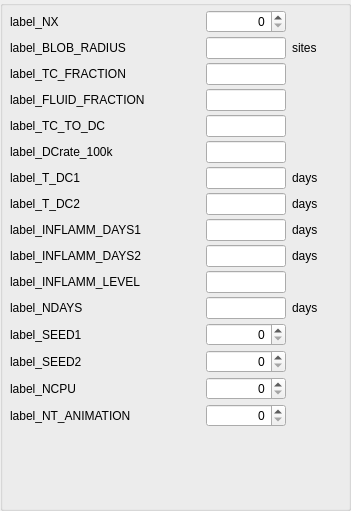
           <widget class="QGroupBox" name="groupBox_run">
            <property name="geometry">
             <rect>
              <x>10</x>
              <y>10</y>
              <width>351</width>
              <height>511</height>
             </rect>
            </property>
            <property name="sizePolicy">
             <sizepolicy hsizetype="Preferred" vsizetype="Preferred">
              <horstretch>0</horstretch>
              <verstretch>0</verstretch>
             </sizepolicy>
            </property>
            <property name="title">
             <string/>
            </property>
            <widget class="QWidget" name="layoutWidget">
             <property name="geometry">
              <rect>
               <x>10</x>
               <y>10</y>
               <width>321</width>
               <height>488</height>
              </rect>
             </property>
             <layout class="QGridLayout" name="gridLayout_4">
              <property name="sizeConstraint">
               <enum>QLayout::SetFixedSize</enum>
              </property>
              <property name="verticalSpacing">
               <number>4</number>
              </property>
              <item row="0" column="0">
               <widget class="QMyLabel" name="label_NX">
                <property name="text">
                 <string>label_NX</string>
                </property>
                <property name="wordWrap">
                 <bool>false</bool>
                </property>
               </widget>
              </item>
              <item row="0" column="1">
               <spacer name="horizontalSpacer_12">
                <property name="orientation">
                 <enum>Qt::Horizontal</enum>
                </property>
                <property name="sizeHint" stdset="0">
                 <size>
                  <width>40</width>
                  <height>13</height>
                 </size>
                </property>
               </spacer>
              </item>
              <item row="0" column="2">
               <widget class="QSpinBox" name="spin_NX">
                <property name="sizePolicy">
                 <sizepolicy hsizetype="Minimum" vsizetype="Fixed">
                  <horstretch>0</horstretch>
                  <verstretch>0</verstretch>
                 </sizepolicy>
                </property>
                <property name="maximumSize">
                 <size>
                  <width>80</width>
                  <height>16777215</height>
                 </size>
                </property>
                <property name="alignment">
                 <set>Qt::AlignRight|Qt::AlignTrailing|Qt::AlignVCenter</set>
                </property>
                <property name="maximum">
                 <number>999999999</number>
                </property>
               </widget>
              </item>
              <item row="1" column="0">
               <widget class="QMyLabel" name="label_BLOB_RADIUS">
                <property name="text">
                 <string>label_BLOB_RADIUS</string>
                </property>
                <property name="wordWrap">
                 <bool>false</bool>
                </property>
               </widget>
              </item>
              <item row="1" column="1">
               <spacer name="horizontalSpacer_13">
                <property name="orientation">
                 <enum>Qt::Horizontal</enum>
                </property>
                <property name="sizeHint" stdset="0">
                 <size>
                  <width>40</width>
                  <height>13</height>
                 </size>
                </property>
               </spacer>
              </item>
              <item row="1" column="2">
               <widget class="QLineEdit" name="line_BLOB_RADIUS">
                <property name="sizePolicy">
                 <sizepolicy hsizetype="Expanding" vsizetype="Maximum">
                  <horstretch>0</horstretch>
                  <verstretch>0</verstretch>
                 </sizepolicy>
                </property>
                <property name="maximumSize">
                 <size>
                  <width>80</width>
                  <height>16777215</height>
                 </size>
                </property>
                <property name="alignment">
                 <set>Qt::AlignRight|Qt::AlignTrailing|Qt::AlignVCenter</set>
                </property>
               </widget>
              </item>
              <item row="2" column="0">
               <widget class="QMyLabel" name="label_TC_FRACTION">
                <property name="text">
                 <string>label_TC_FRACTION</string>
                </property>
                <property name="wordWrap">
                 <bool>false</bool>
                </property>
               </widget>
              </item>
              <item row="2" column="1">
               <spacer name="horizontalSpacer_14">
                <property name="orientation">
                 <enum>Qt::Horizontal</enum>
                </property>
                <property name="sizeHint" stdset="0">
                 <size>
                  <width>38</width>
                  <height>17</height>
                 </size>
                </property>
               </spacer>
              </item>
              <item row="2" column="2">
               <widget class="QLineEdit" name="line_TC_FRACTION">
                <property name="sizePolicy">
                 <sizepolicy hsizetype="Expanding" vsizetype="Maximum">
                  <horstretch>0</horstretch>
                  <verstretch>0</verstretch>
                 </sizepolicy>
                </property>
                <property name="maximumSize">
                 <size>
                  <width>80</width>
                  <height>16777215</height>
                 </size>
                </property>
                <property name="alignment">
                 <set>Qt::AlignRight|Qt::AlignTrailing|Qt::AlignVCenter</set>
                </property>
               </widget>
              </item>
              <item row="3" column="1">
               <spacer name="horizontalSpacer_15">
                <property name="orientation">
                 <enum>Qt::Horizontal</enum>
                </property>
                <property name="sizeHint" stdset="0">
                 <size>
                  <width>40</width>
                  <height>13</height>
                 </size>
                </property>
               </spacer>
              </item>
              <item row="3" column="2">
               <widget class="QLineEdit" name="line_FLUID_FRACTION">
                <property name="sizePolicy">
                 <sizepolicy hsizetype="Expanding" vsizetype="Maximum">
                  <horstretch>0</horstretch>
                  <verstretch>0</verstretch>
                 </sizepolicy>
                </property>
                <property name="maximumSize">
                 <size>
                  <width>80</width>
                  <height>16777215</height>
                 </size>
                </property>
                <property name="alignment">
                 <set>Qt::AlignRight|Qt::AlignTrailing|Qt::AlignVCenter</set>
                </property>
               </widget>
              </item>
              <item row="4" column="0">
               <widget class="QMyLabel" name="label_TC_TO_DC">
                <property name="mouseTracking">
                 <bool>false</bool>
                </property>
                <property name="text">
                 <string>label_TC_TO_DC</string>
                </property>
                <property name="wordWrap">
                 <bool>false</bool>
                </property>
               </widget>
              </item>
              <item row="4" column="1">
               <spacer name="horizontalSpacer_17">
                <property name="orientation">
                 <enum>Qt::Horizontal</enum>
                </property>
                <property name="sizeHint" stdset="0">
                 <size>
                  <width>40</width>
                  <height>13</height>
                 </size>
                </property>
               </spacer>
              </item>
              <item row="5" column="0">
               <widget class="QMyLabel" name="label_DCrate_100k">
                <property name="mouseTracking">
                 <bool>false</bool>
                </property>
                <property name="text">
                 <string>label_DCrate_100k</string>
                </property>
                <property name="wordWrap">
                 <bool>false</bool>
                </property>
               </widget>
              </item>
              <item row="5" column="1">
               <spacer name="horizontalSpacer_18">
                <property name="orientation">
                 <enum>Qt::Horizontal</enum>
                </property>
                <property name="sizeHint" stdset="0">
                 <size>
                  <width>40</width>
                  <height>13</height>
                 </size>
                </property>
               </spacer>
              </item>
              <item row="5" column="2">
               <widget class="QLineEdit" name="line_DCrate_100k">
                <property name="sizePolicy">
                 <sizepolicy hsizetype="Expanding" vsizetype="Maximum">
                  <horstretch>0</horstretch>
                  <verstretch>0</verstretch>
                 </sizepolicy>
                </property>
                <property name="maximumSize">
                 <size>
                  <width>80</width>
                  <height>16777215</height>
                 </size>
                </property>
                <property name="alignment">
                 <set>Qt::AlignRight|Qt::AlignTrailing|Qt::AlignVCenter</set>
                </property>
               </widget>
              </item>
              <item row="6" column="0">
               <widget class="QMyLabel" name="label_T_DC1">
                <property name="mouseTracking">
                 <bool>false</bool>
                </property>
                <property name="text">
                 <string>label_T_DC1</string>
                </property>
                <property name="wordWrap">
                 <bool>false</bool>
                </property>
               </widget>
              </item>
              <item row="6" column="1">
               <spacer name="horizontalSpacer_19">
                <property name="orientation">
                 <enum>Qt::Horizontal</enum>
                </property>
                <property name="sizeHint" stdset="0">
                 <size>
                  <width>40</width>
                  <height>13</height>
                 </size>
                </property>
               </spacer>
              </item>
              <item row="6" column="2">
               <widget class="QLineEdit" name="line_T_DC1">
                <property name="sizePolicy">
                 <sizepolicy hsizetype="Expanding" vsizetype="Maximum">
                  <horstretch>0</horstretch>
                  <verstretch>0</verstretch>
                 </sizepolicy>
                </property>
                <property name="maximumSize">
                 <size>
                  <width>80</width>
                  <height>16777215</height>
                 </size>
                </property>
                <property name="alignment">
                 <set>Qt::AlignRight|Qt::AlignTrailing|Qt::AlignVCenter</set>
                </property>
               </widget>
              </item>
              <item row="6" column="3">
               <widget class="QLabel" name="units_T_DC1">
                <property name="text">
                 <string>days</string>
                </property>
               </widget>
              </item>
              <item row="7" column="0">
               <widget class="QMyLabel" name="label_T_DC2">
                <property name="mouseTracking">
                 <bool>false</bool>
                </property>
                <property name="text">
                 <string>label_T_DC2</string>
                </property>
                <property name="wordWrap">
                 <bool>false</bool>
                </property>
               </widget>
              </item>
              <item row="7" column="1">
               <spacer name="horizontalSpacer_20">
                <property name="orientation">
                 <enum>Qt::Horizontal</enum>
                </property>
                <property name="sizeHint" stdset="0">
                 <size>
                  <width>40</width>
                  <height>13</height>
                 </size>
                </property>
               </spacer>
              </item>
              <item row="7" column="2">
               <widget class="QLineEdit" name="line_T_DC2">
                <property name="sizePolicy">
                 <sizepolicy hsizetype="Expanding" vsizetype="Maximum">
                  <horstretch>0</horstretch>
                  <verstretch>0</verstretch>
                 </sizepolicy>
                </property>
                <property name="maximumSize">
                 <size>
                  <width>80</width>
                  <height>16777215</height>
                 </size>
                </property>
                <property name="alignment">
                 <set>Qt::AlignRight|Qt::AlignTrailing|Qt::AlignVCenter</set>
                </property>
               </widget>
              </item>
              <item row="7" column="3">
               <widget class="QLabel" name="units_T_DC2">
                <property name="text">
                 <string>days</string>
                </property>
               </widget>
              </item>
              <item row="8" column="0">
               <widget class="QMyLabel" name="label_INFLAMM_DAYS1">
                <property name="minimumSize">
                 <size>
                  <width>150</width>
                  <height>0</height>
                 </size>
                </property>
                <property name="text">
                 <string>label_INFLAMM_DAYS1</string>
                </property>
               </widget>
              </item>
              <item row="8" column="1">
               <spacer name="horizontalSpacer_22">
                <property name="orientation">
                 <enum>Qt::Horizontal</enum>
                </property>
                <property name="sizeHint" stdset="0">
                 <size>
                  <width>40</width>
                  <height>13</height>
                 </size>
                </property>
               </spacer>
              </item>
              <item row="8" column="2">
               <widget class="QLineEdit" name="line_INFLAMM_DAYS1">
                <property name="sizePolicy">
                 <sizepolicy hsizetype="Expanding" vsizetype="Maximum">
                  <horstretch>0</horstretch>
                  <verstretch>0</verstretch>
                 </sizepolicy>
                </property>
                <property name="maximumSize">
                 <size>
                  <width>80</width>
                  <height>16777215</height>
                 </size>
                </property>
                <property name="alignment">
                 <set>Qt::AlignRight|Qt::AlignTrailing|Qt::AlignVCenter</set>
                </property>
               </widget>
              </item>
              <item row="9" column="0">
               <widget class="QMyLabel" name="label_INFLAMM_DAYS2">
                <property name="text">
                 <string>label_INFLAMM_DAYS2</string>
                </property>
               </widget>
              </item>
              <item row="9" column="1">
               <spacer name="horizontalSpacer_23">
                <property name="orientation">
                 <enum>Qt::Horizontal</enum>
                </property>
                <property name="sizeHint" stdset="0">
                 <size>
                  <width>40</width>
                  <height>13</height>
                 </size>
                </property>
               </spacer>
              </item>
              <item row="9" column="2">
               <widget class="QLineEdit" name="line_INFLAMM_DAYS2">
                <property name="sizePolicy">
                 <sizepolicy hsizetype="Expanding" vsizetype="Maximum">
                  <horstretch>0</horstretch>
                  <verstretch>0</verstretch>
                 </sizepolicy>
                </property>
                <property name="maximumSize">
                 <size>
                  <width>80</width>
                  <height>16777215</height>
                 </size>
                </property>
                <property name="alignment">
                 <set>Qt::AlignRight|Qt::AlignTrailing|Qt::AlignVCenter</set>
                </property>
               </widget>
              </item>
              <item row="10" column="0">
               <widget class="QMyLabel" name="label_INFLAMM_LEVEL">
                <property name="text">
                 <string>label_INFLAMM_LEVEL</string>
                </property>
               </widget>
              </item>
              <item row="10" column="1">
               <spacer name="horizontalSpacer_24">
                <property name="orientation">
                 <enum>Qt::Horizontal</enum>
                </property>
                <property name="sizeHint" stdset="0">
                 <size>
                  <width>40</width>
                  <height>13</height>
                 </size>
                </property>
               </spacer>
              </item>
              <item row="10" column="2">
               <widget class="QLineEdit" name="line_INFLAMM_LEVEL">
                <property name="sizePolicy">
                 <sizepolicy hsizetype="Expanding" vsizetype="Fixed">
                  <horstretch>0</horstretch>
                  <verstretch>0</verstretch>
                 </sizepolicy>
                </property>
                <property name="maximumSize">
                 <size>
                  <width>80</width>
                  <height>16777215</height>
                 </size>
                </property>
                <property name="alignment">
                 <set>Qt::AlignRight|Qt::AlignTrailing|Qt::AlignVCenter</set>
                </property>
               </widget>
              </item>
              <item row="11" column="0">
               <widget class="QMyLabel" name="label_NDAYS">
                <property name="mouseTracking">
                 <bool>false</bool>
                </property>
                <property name="toolTip">
                 <string/>
                </property>
                <property name="text">
                 <string>label_NDAYS</string>
                </property>
                <property name="wordWrap">
                 <bool>false</bool>
                </property>
               </widget>
              </item>
              <item row="11" column="1">
               <spacer name="horizontalSpacer_29">
                <property name="orientation">
                 <enum>Qt::Horizontal</enum>
                </property>
                <property name="sizeHint" stdset="0">
                 <size>
                  <width>40</width>
                  <height>13</height>
                 </size>
                </property>
               </spacer>
              </item>
              <item row="12" column="0">
               <widget class="QMyLabel" name="label_SEED1">
                <property name="mouseTracking">
                 <bool>false</bool>
                </property>
                <property name="toolTip">
                 <string>seed vector for RNGs</string>
                </property>
                <property name="text">
                 <string>label_SEED1</string>
                </property>
                <property name="wordWrap">
                 <bool>false</bool>
                </property>
               </widget>
              </item>
              <item row="12" column="1">
               <spacer name="horizontalSpacer_30">
                <property name="orientation">
                 <enum>Qt::Horizontal</enum>
                </property>
                <property name="sizeHint" stdset="0">
                 <size>
                  <width>40</width>
                  <height>13</height>
                 </size>
                </property>
               </spacer>
              </item>
              <item row="12" column="2">
               <widget class="QSpinBox" name="spin_SEED1">
                <property name="maximumSize">
                 <size>
                  <width>80</width>
                  <height>16777215</height>
                 </size>
                </property>
                <property name="alignment">
                 <set>Qt::AlignRight|Qt::AlignTrailing|Qt::AlignVCenter</set>
                </property>
                <property name="maximum">
                 <number>999999999</number>
                </property>
               </widget>
              </item>
              <item row="13" column="0">
               <widget class="QMyLabel" name="label_SEED2">
                <property name="mouseTracking">
                 <bool>false</bool>
                </property>
                <property name="toolTip">
                 <string>seed vector for RNGs</string>
                </property>
                <property name="text">
                 <string>label_SEED2</string>
                </property>
                <property name="wordWrap">
                 <bool>false</bool>
                </property>
               </widget>
              </item>
              <item row="13" column="1">
               <spacer name="horizontalSpacer_31">
                <property name="orientation">
                 <enum>Qt::Horizontal</enum>
                </property>
                <property name="sizeHint" stdset="0">
                 <size>
                  <width>40</width>
                  <height>13</height>
                 </size>
                </property>
               </spacer>
              </item>
              <item row="13" column="2">
               <widget class="QSpinBox" name="spin_SEED2">
                <property name="maximumSize">
                 <size>
                  <width>80</width>
                  <height>16777215</height>
                 </size>
                </property>
                <property name="alignment">
                 <set>Qt::AlignRight|Qt::AlignTrailing|Qt::AlignVCenter</set>
                </property>
                <property name="maximum">
                 <number>999999999</number>
                </property>
               </widget>
              </item>
              <item row="4" column="2">
               <widget class="QLineEdit" name="line_TC_TO_DC">
                <property name="sizePolicy">
                 <sizepolicy hsizetype="Expanding" vsizetype="Maximum">
                  <horstretch>0</horstretch>
                  <verstretch>0</verstretch>
                 </sizepolicy>
                </property>
                <property name="maximumSize">
                 <size>
                  <width>80</width>
                  <height>16777215</height>
                 </size>
                </property>
                <property name="alignment">
                 <set>Qt::AlignRight|Qt::AlignTrailing|Qt::AlignVCenter</set>
                </property>
               </widget>
              </item>
              <item row="11" column="2">
               <widget class="QLineEdit" name="line_NDAYS">
                <property name="maximumSize">
                 <size>
                  <width>80</width>
                  <height>16777215</height>
                 </size>
                </property>
                <property name="alignment">
                 <set>Qt::AlignRight|Qt::AlignTrailing|Qt::AlignVCenter</set>
                </property>
               </widget>
              </item>
              <item row="3" column="0">
               <widget class="QMyLabel" name="label_FLUID_FRACTION">
                <property name="mouseTracking">
                 <bool>false</bool>
                </property>
                <property name="text">
                 <string>label_FLUID_FRACTION</string>
                </property>
                <property name="wordWrap">
                 <bool>false</bool>
                </property>
               </widget>
              </item>
              <item row="15" column="0">
               <widget class="QMyLabel" name="label_NT_ANIMATION">
                <property name="toolTip">
                 <string>animation update interval</string>
                </property>
                <property name="text">
                 <string>label_NT_ANIMATION</string>
                </property>
               </widget>
              </item>
              <item row="15" column="1">
               <spacer name="horizontalSpacer_32">
                <property name="orientation">
                 <enum>Qt::Horizontal</enum>
                </property>
                <property name="sizeHint" stdset="0">
                 <size>
                  <width>40</width>
                  <height>13</height>
                 </size>
                </property>
               </spacer>
              </item>
              <item row="15" column="2">
               <widget class="QSpinBox" name="spin_NT_ANIMATION">
                <property name="maximumSize">
                 <size>
                  <width>80</width>
                  <height>16777215</height>
                 </size>
                </property>
                <property name="alignment">
                 <set>Qt::AlignRight|Qt::AlignTrailing|Qt::AlignVCenter</set>
                </property>
                <property name="maximum">
                 <number>999999999</number>
                </property>
               </widget>
              </item>
              <item row="11" column="3">
               <widget class="QLabel" name="units_NDAYS">
                <property name="text">
                 <string>days</string>
                </property>
               </widget>
              </item>
              <item row="8" column="3">
               <widget class="QLabel" name="units_INFLAMM1">
                <property name="text">
                 <string>days</string>
                </property>
               </widget>
              </item>
              <item row="9" column="3">
               <widget class="QLabel" name="units_INFLAMM2">
                <property name="text">
                 <string>days</string>
                </property>
               </widget>
              </item>
              <item row="1" column="3">
               <widget class="QLabel" name="units_BLOB_RADIUS">
                <property name="minimumSize">
                 <size>
                  <width>40</width>
                  <height>0</height>
                 </size>
                </property>
                <property name="text">
                 <string>sites   </string>
                </property>
               </widget>
              </item>
              <item row="14" column="0">
               <widget class="QMyLabel" name="label_NCPU">
                <property name="toolTip">
                 <string>animation update interval</string>
                </property>
                <property name="text">
                 <string>label_NCPU</string>
                </property>
               </widget>
              </item>
              <item row="14" column="1">
               <spacer name="horizontalSpacer_34">
                <property name="orientation">
                 <enum>Qt::Horizontal</enum>
                </property>
                <property name="sizeHint" stdset="0">
                 <size>
                  <width>40</width>
                  <height>13</height>
                 </size>
                </property>
               </spacer>
              </item>
              <item row="14" column="2">
               <widget class="QSpinBox" name="spin_NCPU">
                <property name="maximumSize">
                 <size>
                  <width>80</width>
                  <height>16777215</height>
                 </size>
                </property>
                <property name="alignment">
                 <set>Qt::AlignRight|Qt::AlignTrailing|Qt::AlignVCenter</set>
                </property>
                <property name="maximum">
                 <number>999999999</number>
                </property>
               </widget>
              </item>
             </layout>
            </widget>
           </widget>
